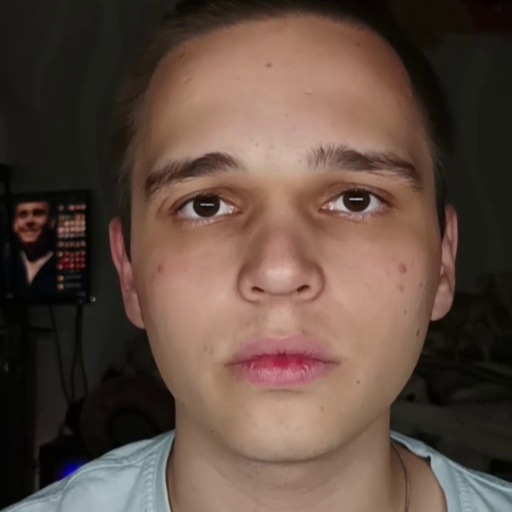
#> input picture AAM/land/dataset512/00001.jpg, 512 x 512 px
$ python hand_landmark.py
#> lines starting #> are read from the running program, lines starting #| are printed output that depends on the picture
import os
import cv2
import numpy as np
import matplotlib.pyplot as plt
from matplotlib.widgets import LassoSelector
from glob import glob

KEY_REGION_MAP = {
    '0': 'left_eye',
    '1': 'right_eye',
    '2': 'outer_lip',
    '3': 'inner_lip',
}

NUM_POINTS_MAP = {
    'left_eye': 20,
    'right_eye': 20,
    'outer_lip': 50,
    'inner_lip': 30,
}

class RegionDrawer:
    def __init__(self, image):
        self.image = image
        self.coords = []
        self.current_region = None
        self.result = {}
        self.ax = None
        self.fig = None
        self.lasso = None

    # [4 lines left out: function onselect, not called in this run]

    def draw(self):
        while True:
            self.fig, self.ax = plt.subplots()

            # 🔄 Преобразуем BGR -> RGB
            rgb_image = cv2.cvtColor(self.image, cv2.COLOR_BGR2RGB)
            self.ax.imshow(rgb_image, interpolation='none')

            # 🔳 Открываем в полный экран
            try:
                mng = plt.get_current_fig_manager()
                mng.full_screen_toggle()
            except Exception:
                pass

            plt.title("0-3 — выбрать область | Enter — сохранить | Esc — пропустить | Z — включить лупу")

            self.lasso = LassoSelector(self.ax, onselect=self.onselect)

            # [21 lines left out: function key_handler, not called in this run]

            self.fig.canvas.mpl_connect('key_press_event', key_handler)
            plt.show()
            if self.coords and self.current_region:
                points = self.resample_contour(self.coords, NUM_POINTS_MAP[self.current_region])
                self.result[self.current_region] = points
                self.coords = []
                self.current_region = None
            else:
                break

        return self.result

    # [27 lines left out: functions resample_contour, save_pts, not called in this run]

def main():
    folder = input("Введи путь к папке с изображениями: ").strip()
#> the answer given: dataset512
    images = sorted(glob(os.path.join(folder, "*.png")) + glob(os.path.join(folder, "*.jpg")))

    output_dir = os.path.join(folder, "pts")
    os.makedirs(output_dir, exist_ok=True)

    for img_path in images:
        print(f"\n--- Разметка: {os.path.basename(img_path)} ---")
        image = cv2.imread(img_path)
#> image is the input picture: shape (512, 512, 3); mean B, G, R 64.3, 74.9, 94.8
        drawer = RegionDrawer(image)
        result = drawer.draw()
#> in draw, `plt.show()`:
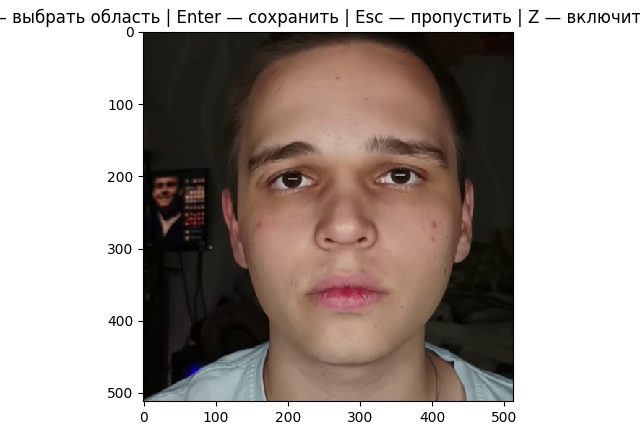
#> figure drawn by matplotlib, 1 panel
#> result = 0 items
        if result:
            name = os.path.splitext(os.path.basename(img_path))[0]
            save_pts(os.path.join(output_dir, f"{name}.pts"), result)
            print("Сохранено.")
        else:
            print("Пропущено.")
#> pass 2 of the loop in main, `for img_path in images:`:
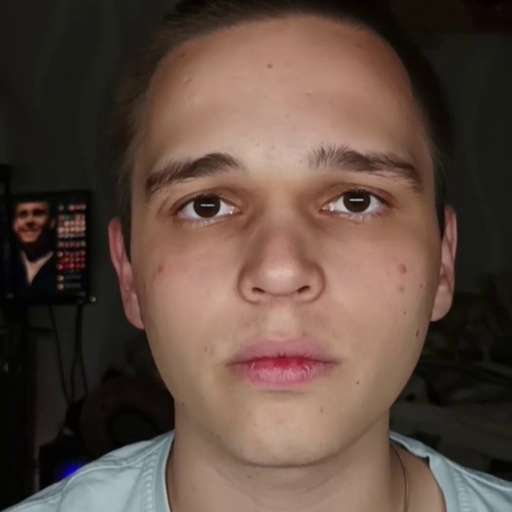
#> input picture AAM/land/dataset512/00002.jpg, 512 x 512 px
#> in main, image is the input picture: shape (512, 512, 3); mean B, G, R 63.8, 74.3, 94
#> in draw (call 2), `plt.show()`:
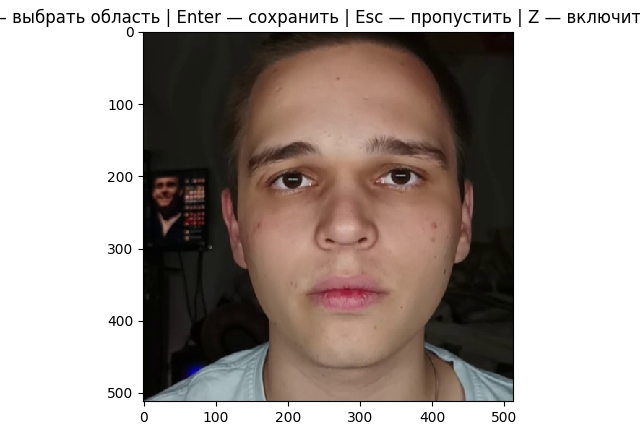
#> figure drawn by matplotlib, 1 panel

if __name__ == "__main__":
    main()
